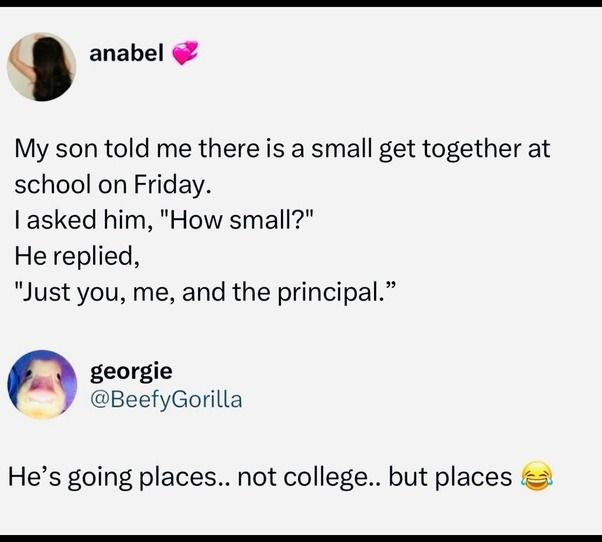
#> input picture test/bright.jpg, 602 x 542 px; its folder holds only this picture in this run
$ python -i create_video.py   (imports and definitions only)
#> lines starting #> are read from the running program, lines starting #| are printed output that depends on the picture
import subprocess
from pathlib import Path

from PIL import Image, ImageEnhance, ImageOps


# ============================================================
# VIDEO SETTINGS
# ============================================================

WIDTH = 1080
HEIGHT = 1920
FPS = 30
DURATION = 3

# Match the user's editor positioning.
IMAGE_ZOOM = 0.90
IMAGE_X = 0
IMAGE_Y = -120

BACKGROUND = (0, 0, 0)


# ============================================================
# BRIGHT BACKGROUND DETECTION
# ============================================================

def get_background_brightness(image):
    """
    Estimate the background brightness by sampling the edges
    and corners of the image.

    Text-heavy screenshots normally have relatively large
    areas of background around the text, so edge sampling
    gives us a useful approximation without needing OCR.
    """

    image = image.convert("RGB")

    width, height = image.size

    sample_points = [
        (0.02, 0.02),
        (0.50, 0.02),
        (0.98, 0.02),
        (0.02, 0.50),
        (0.98, 0.50),
        (0.02, 0.98),
        (0.50, 0.98),
        (0.98, 0.98),
    ]

    brightness_values = []

    for x_ratio, y_ratio in sample_points:
        x = min(width - 1, int(width * x_ratio))
        y = min(height - 1, int(height * y_ratio))

        r, g, b = image.getpixel((x, y))

        # Perceived brightness.
        brightness = (
            0.299 * r +
            0.587 * g +
            0.114 * b
        )

        brightness_values.append(brightness)

    return sum(brightness_values) / len(brightness_values)


def should_apply_gray_filter(image):
    """
    Return True when the image background appears too bright
    for the white Shorts interface controls.
    """

    brightness = get_background_brightness(image)

    # Bright backgrounds get the grayscale treatment.
    return brightness >= 175


# ============================================================
# IMAGE FILTER
# ============================================================

def apply_gray_filter(image):
    """
    Convert a bright screenshot to grayscale while improving
    contrast so text remains easy to read.
    """

    gray = ImageOps.grayscale(image)

    # Slight contrast boost keeps text crisp.
    gray = ImageEnhance.Contrast(gray).enhance(1.15)

    # Convert back to RGB for video encoding.
    return gray.convert("RGB")


# ============================================================
# PREPARE IMAGE
# ============================================================

def prepare_image(source_path, output_path):

#> called with source_path = '../test/bright.jpg', output_path = 'out.png'
    image = Image.open(source_path).convert("RGB")
#> image is the input picture: PIL image 602x542 RGB; mean R, G, B 225.7, 225.3, 225.5

    # --------------------------------------------------------
    # Decide whether the background needs treatment.
    # --------------------------------------------------------

    brightness = get_background_brightness(image)
#> the loop in get_background_brightness, `for x_ratio, y_ratio in sample_points:` made 8 passes
#> (r, g, b, brightness) on passes 1 to 8: (242, 242, 242, 242), (242, 242, 242, 242), (242, 242, 242, 242), (243, 243, 243, 243), (243, 243, 243, 243), (243, 243, 243, 243), (243, 243, 243, 243), (243, 243, 243, 243)
#> after the loop in get_background_brightness, `for x_ratio, y_ratio in sample_points:`: brightness_values = [242, 242, 242, 243, 243, 243, 243, 243]
#> brightness = 242.6

    print(
        f"Background brightness: {brightness:.1f}"
    )
#| Background brightness: 242.6

    if should_apply_gray_filter(image):

#> the loop in get_background_brightness (call 2), `for x_ratio, y_ratio in sample_points:` made 8 passes
        print(
            "Bright background detected. "
            "Applying grayscale filter."
        )

        image = apply_gray_filter(image)
#> in apply_gray_filter, `gray = ImageEnhance.Contrast(gray).enhance(1.15)`:
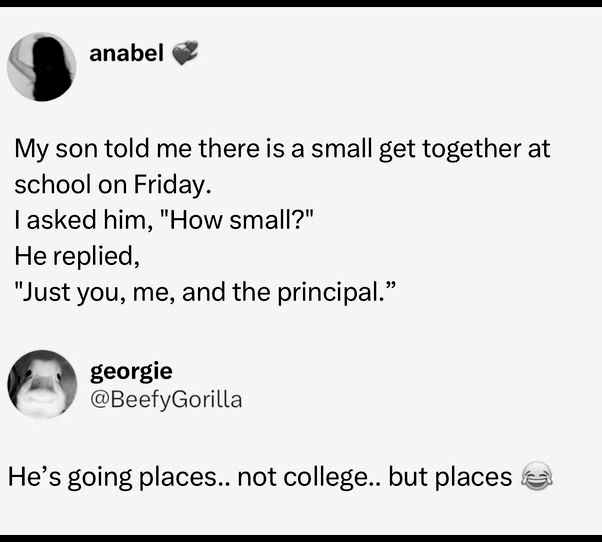
#> gray: PIL image 602x542 L; min 0, max 255, mean 226.2

    else:

        print(
            "Dark background detected. "
            "Keeping original colors."
        )

    # --------------------------------------------------------
    # Fit the complete image inside the Shorts canvas.
    # --------------------------------------------------------

    source_width, source_height = image.size
#> source_width = 602; source_height = 542

    fit_scale = min(
        WIDTH / source_width,
        HEIGHT / source_height
    )
#> fit_scale = 1.79

    fitted_width = source_width * fit_scale
#> fitted_width = 1080
    fitted_height = source_height * fit_scale
#> fitted_height = 972.4

    # --------------------------------------------------------
    # Apply 90% zoom.
    # --------------------------------------------------------

    final_width = int(
        fitted_width * IMAGE_ZOOM
    )
#> final_width = 972

    final_height = int(
        fitted_height * IMAGE_ZOOM
    )
#> final_height = 875

    image = image.resize(
        (final_width, final_height),
        Image.Resampling.LANCZOS
    )
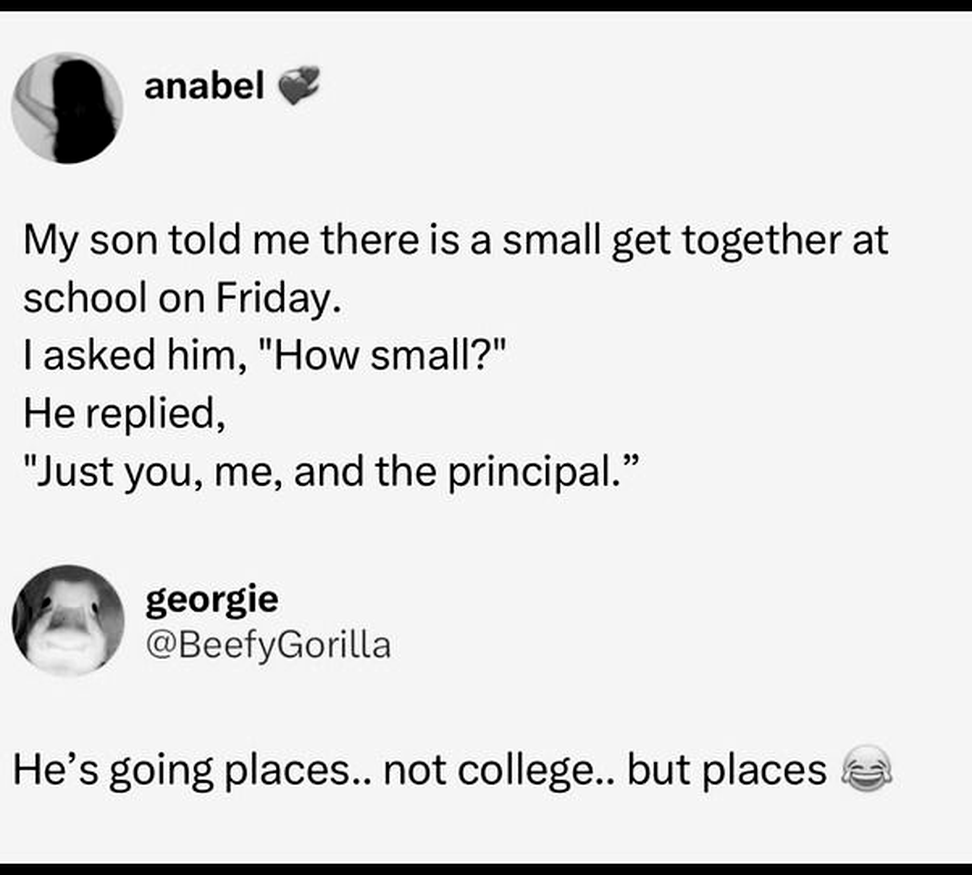
#> image: PIL image 972x875 RGB; min 0, max 255, mean 226.3

    # --------------------------------------------------------
    # Create Shorts canvas.
    # --------------------------------------------------------

    canvas = Image.new(
        "RGB",
        (WIDTH, HEIGHT),
        BACKGROUND
    )
#> canvas: PIL image 1080x1920 RGB; every value is 0

    # X = 0 means no horizontal adjustment.
    x = int(
        (WIDTH - final_width) / 2
    ) + IMAGE_X
#> x = 54

    # Y = -120 moves the image upward.
    y = int(
        (HEIGHT - final_height) / 2
    ) + IMAGE_Y
#> y = 402

    canvas.paste(
        image,
        (x, y)
    )
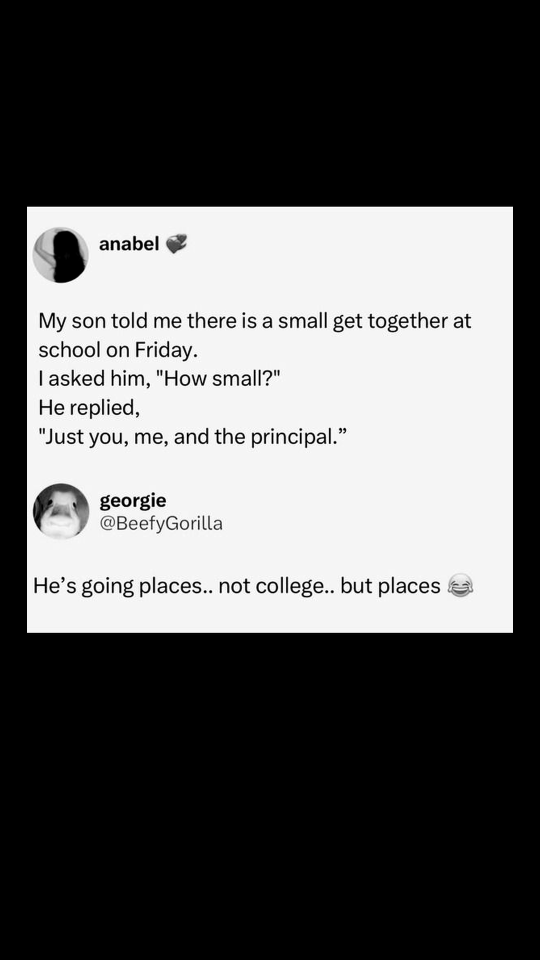
#> canvas: PIL image 1080x1920 RGB (shown at 1/2 size); min 0, max 255, mean 92.8

    canvas.save(
        output_path,
        format="JPEG",
        quality=95
    )


# ============================================================
# CREATE VIDEO
# ============================================================

# [113 lines left out: functions create_video, main, not called in this run]


# [2 lines not run here, left out]

>>> result = prepare_image('../test/bright.jpg', 'out.png')
